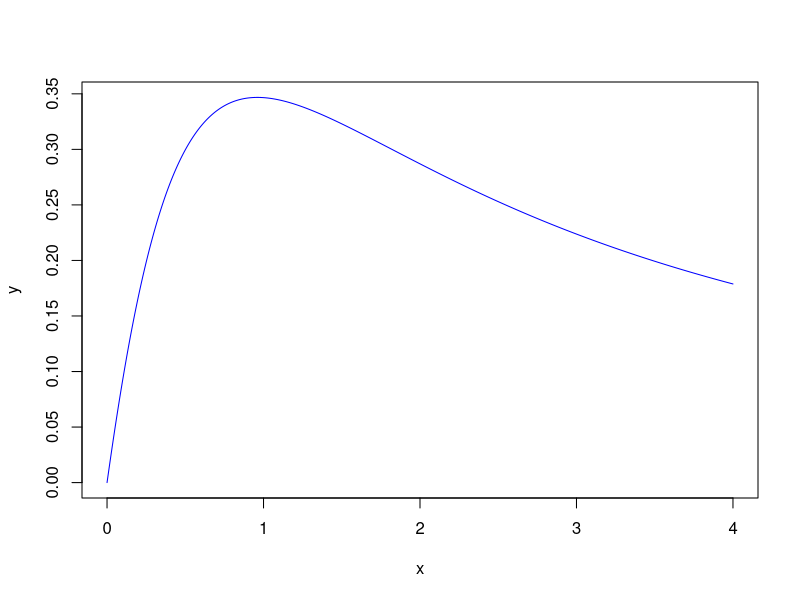
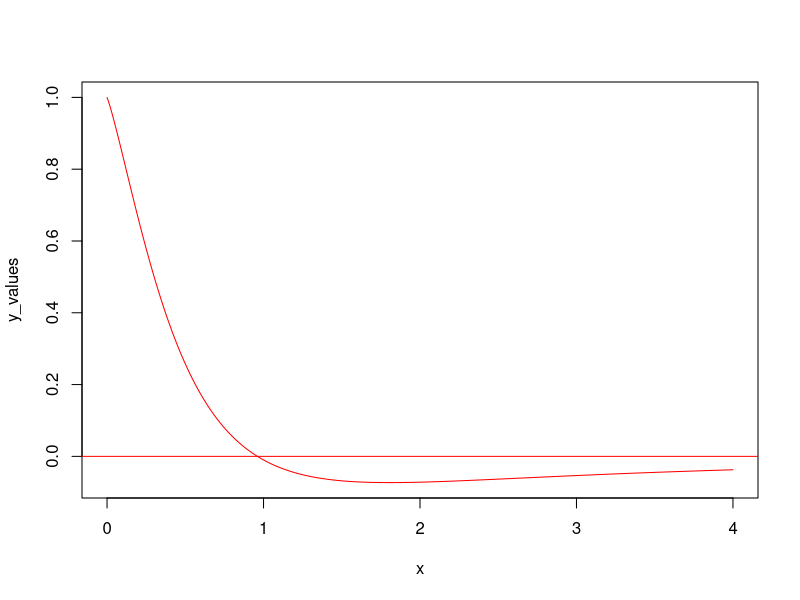

Write R code to recreate these figures, in order.
x <- seq (0, 4, by = 0.01)

numerator <- function(x) {
  return(log(x + 1))
}
denominator <- function (x) {
  return(x^(3 / 2) + 1)
}
g_fun <- function(x) {
  res <- numerator(x) / denominator(x)
  return(res)
}

y <- g_fun(x)
plot(x, y, type = 'l', col = "blue")


g_fun_prime <- function(x) {
  num <- (1 / (x + 1)) * denominator(x) - numerator(x) * (3 / 2) * x^(1 /
                                                                        2)
  denom <- (denominator(x))^2
  res <- num / denom
  return(res)
}

y_values <- g_fun_prime(x)
plot(x, y_values, type = 'l', col = "red")
abline(h = 0, col = "red")


eps <- 0.000001
bisection <- function (a0, b0) {
  if (g_fun_prime(a0) * g_fun_prime(b0) >= 0)
    stop('input check')
  xold <- 10000
  xnew <- 500
  iter <- 1
  while (abs(xold - xnew) >= eps  && iter < 99) {
    xold <- xnew

    xnew <- (a0 + b0) / 2

    if (g_fun_prime(a0) * g_fun_prime(xnew) <= 0)
      b0 <- xnew

    if (g_fun_prime(b0) * g_fun_prime(xnew) <= 0)
      a0 <- xnew

    iter <- iter + 1
  }
  if (iter == max_iter)
    warning("Maximum iterations reached. Solution may not be accurate.")


  return(xnew)
}

secant <- function (x1, x0) {
  iter <- 0

  while (iter < 99) {
    x_n <- x1 - g_fun_prime(x1) * (x1 - x0) / (g_fun_prime(x1) - g_fun_prime(x0))
    #browser()
    if (abs(x_n - x1) < eps) {
      return (x_n)
    }

    x0 <- x1
    x1 <- x_n
    iter <- iter + 1
  }

  if (iter == 99)
    warning("Maximum iterations reached. Solution may not be accurate.")

  return(x1)
}

res <- secant (0.1, 1)

#sss

# Q2
myvar <- function (vector) {

    N <- length(vector)
res <- 1 / (N - 1) * ((sum(vector^2)) - 1 / n * sum(vector)^2)
return(res)
}

x<- rnorm(10000, 1e8, 1)
